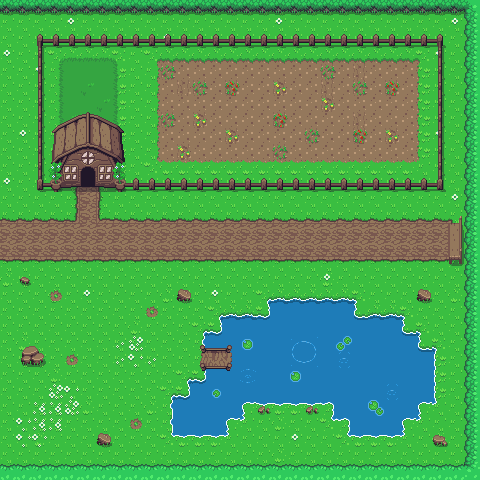

Rendered tile map (Tiled .tmx) drawn with the repository's tilesets; below, a short description and the map source with its tile grids summarised:
An orthogonal 30x30 tile map with 16x16 px tiles, 9 tile layers (terrain, water, water decor, terrain decor, ...) and 39 objects (29x wall, 7x coin, 2x npc1, left).

<map version="1.2" tiledversion="2019.05.08" orientation="orthogonal" renderorder="right-down" width="30" height="30" tilewidth="16" tileheight="16" infinite="0" nextlayerid="13" nextobjectid="45">
 <tileset firstgid="1" source="zelda_style.tsx" />
 <layer id="1" name="terrain" width="30" height="30">
  <data>[900 cells, 900 non-empty, 22 distinct tile ids]</data>
 </layer>
 <layer id="9" name="water" width="30" height="30">
  <data>[900 cells, 143 non-empty, 19 distinct tile ids]</data>
 </layer>
 <layer id="10" name="water decor" width="30" height="30">
  <data>[900 cells, 14 non-empty, 13 distinct tile ids]</data>
 </layer>
 <layer id="11" name="terrain decor" width="30" height="30">
  <data>[900 cells, 45 non-empty, 14 distinct tile ids]</data>
 </layer>
 <layer id="3" name="path" width="30" height="30">
  <data>[900 cells, 122 non-empty, 9 distinct tile ids]</data>
 </layer>
 <layer id="4" name="house" width="30" height="30">
  <data>[900 cells, 25 non-empty, 25 distinct tile ids]</data>
 </layer>
 <layer id="5" name="fence" width="30" height="30">
  <data>[900 cells, 65 non-empty, 6 distinct tile ids]</data>
 </layer>
 <layer id="8" name="tree" width="30" height="30">
  <data>[900 cells, 88 non-empty, 5 distinct tile ids]</data>
 </layer>
 <layer id="7" name="items" width="30" height="30">
  <data>[900 cells, 8 non-empty, 6 distinct tile ids]</data>
 </layer>
 <objectgroup id="12" name="obstacles">
  <object id="1" name="obstacle" type="wall" x="4" y="4" width="472" height="8" />
  <object id="3" name="obstacle" type="wall" x="4" y="468" width="472" height="8" />
  <object id="4" name="obstacle" type="wall" x="468" y="4" width="8" height="472" />
  <object id="5" name="obstacle" type="wall" x="36" y="180" width="408" height="8" />
  <object id="6" name="obstacle" type="wall" x="36" y="36" width="408" height="8" />
  <object id="7" name="obstacle" type="wall" x="36" y="36" width="8" height="152" />
  <object id="8" name="obstacle" type="wall" x="436" y="36" width="8" height="152" />
  <object id="9" name="obstacle" type="wall" x="452" y="228" width="8" height="24" />
  <object id="10" name="obstacle" type="wall" x="180" y="420" width="40" height="8" />
  <object id="12" name="obstacle" type="wall" x="356" y="420" width="40" height="8" />
  <object id="14" name="obstacle" type="wall" x="228" y="324" width="40" height="8" />
  <object id="15" name="obstacle" type="wall" x="356" y="324" width="40" height="8" />
  <object id="16" name="obstacle" type="wall" x="276" y="308" width="72" height="8" />
  <object id="17" name="obstacle" type="wall" x="420" y="356" width="8" height="40" />
  <object id="18" name="obstacle" type="wall" x="404" y="340" width="8" height="8" />
  <object id="19" name="obstacle" type="wall" x="404" y="404" width="8" height="8" />
  <object id="20" name="obstacle" type="wall" x="340" y="404" width="8" height="8" />
  <object id="21" name="obstacle" type="wall" x="228" y="404" width="8" height="8" />
  <object id="22" name="obstacle" type="wall" x="180" y="404" width="8" height="8" />
  <object id="23" name="obstacle" type="wall" x="196" y="388" width="8" height="8" />
  <object id="24" name="obstacle" type="wall" x="212" y="372" width="8" height="8" />
  <object id="25" name="obstacle" type="wall" x="212" y="340" width="8" height="8" />
  <object id="26" name="obstacle" type="wall" x="228" y="340" width="8" height="40" />
  <object id="27" name="obstacle" type="wall" x="244" y="388" width="88" height="8" />
  <object id="28" name="obstacle" type="wall" x="180" y="292" width="8" height="8" />
  <object id="29" name="obstacle" type="wall" x="100" y="436" width="8" height="8" />
  <object id="30" name="obstacle" type="wall" x="420" y="292" width="8" height="8" />
  <object id="31" name="obstacle" type="wall" x="436" y="436" width="8" height="8" />
  <object id="32" name="obstacle" type="wall" x="20" y="340" width="24" height="24" />
  <object id="33" name="obstacle" type="left" x="-12" y="4" width="8" height="472" />
  <object id="34" name="NPC" type="npc1" x="80" y="160" width="16" height="16" />
  <object id="37" name="obstacle" type="npc1" x="84" y="180" width="8" height="8" />
  <object id="38" name="collect" type="coin" x="80" y="272" width="16" height="16" />
  <object id="39" name="collect" type="coin" x="96" y="272" width="16" height="16" />
  <object id="40" name="collect" type="coin" x="112" y="272" width="16" height="16" />
  <object id="41" name="collect" type="coin" x="80" y="288" width="16" height="16" />
  <object id="42" name="collect" type="coin" x="96" y="288" width="16" height="16" />
  <object id="43" name="collect" type="coin" x="112" y="288" width="16" height="16" />
  <object id="44" name="collect" type="coin" x="80" y="304" width="16" height="16" />
 </objectgroup>
</map>
